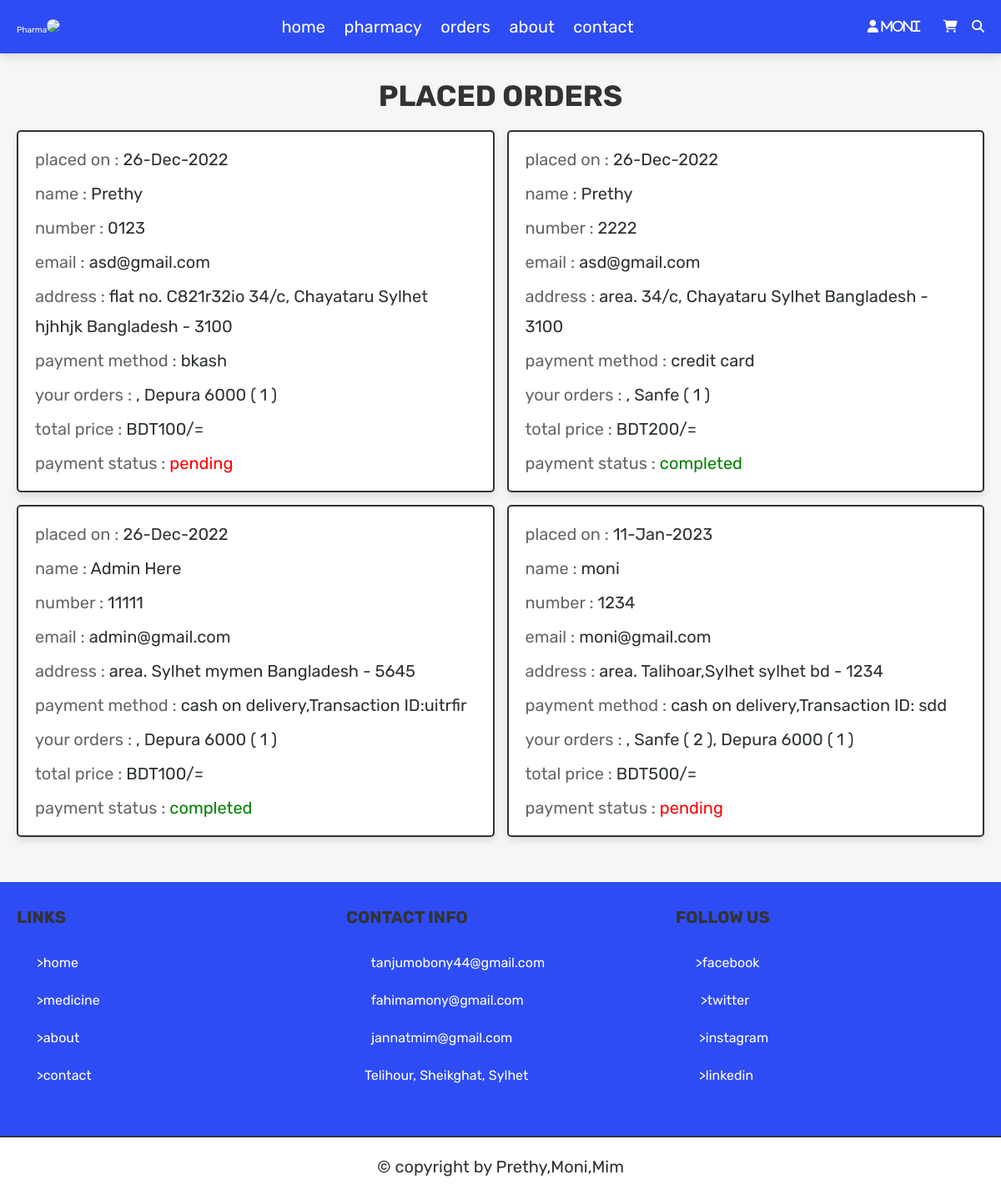
/orders.php (signed in), run on the app's committed database.
### tables this page shows
CREATE TABLE `users` (
  `id` int(100) NOT NULL,
  `name` varchar(100) NOT NULL,
  `email` varchar(100) NOT NULL,
  `address` varchar(500) NOT NULL,
  `birth` varchar(200) NOT NULL,
  `gender` varchar(500) NOT NULL,
  `password` varchar(100) NOT NULL,
  `user_type` varchar(20) NOT NULL DEFAULT 'user',
  `image` varchar(100) NOT NULL
);

CREATE TABLE `orders` (
  `id` int(100) NOT NULL,
  `user_id` int(100) NOT NULL,
  `name` varchar(100) NOT NULL,
  `number` varchar(12) NOT NULL,
  `email` varchar(100) NOT NULL,
  `method` varchar(50) NOT NULL,
  `address` varchar(500) NOT NULL,
  `total_products` varchar(1000) NOT NULL,
  `total_price` int(100) NOT NULL,
  `placed_on` varchar(50) NOT NULL,
  `payment_status` varchar(20) NOT NULL DEFAULT 'pending'
);

### orders.php (the view, shortened to what this page needs)
<?php
@include 'config.php';
$user_id = $_SESSION['user_id'];
?>
<!DOCTYPE html>
<html lang="en">
<head>
   <link rel="stylesheet" href="https://cdnjs.cloudflare.com/ajax/libs/font-awesome/6.1.1/css/all.min.css">
   <link rel="stylesheet" href="css/style.css">
</head>
<body>
<?php include 'header.php'; ?>
<section class="placed-orders">
   <h1 class="title">placed orders</h1>
   <div class="box-container">
   <?php
      $select_orders = $conn->prepare("SELECT * FROM `orders` WHERE user_id = ?");
      $select_orders->execute([$user_id]);
      if($select_orders->rowCount() > 0){
         while($fetch_orders = $select_orders->fetch(PDO::FETCH_ASSOC)){
   ?>
   <div class="box">
      <p> placed on : <span><?= $fetch_orders['placed_on']; ?></span> </p>
      <p> name : <span><?= $fetch_orders['name']; ?></span> </p>
      <p> number : <span><?= $fetch_orders['number']; ?></span> </p>
      <p> email : <span><?= $fetch_orders['email']; ?></span> </p>
      <p> address : <span><?= $fetch_orders['address']; ?></span> </p>
      <p> payment method : <span><?= $fetch_orders['method']; ?></span> </p>
      <p> your orders : <span><?= $fetch_orders['total_products']; ?></span> </p>
      <p> total price : <span>BDT<?= $fetch_orders['total_price']; ?>/=</span> </p>
      <p> payment status : <span style="color:<?php if($fetch_orders['payment_status'] == 'pending'){ echo 'red'; }else{ echo 'green'; }; ?>"><?= $fetch_orders['payment_status']; ?></span> </p>
   </div>
   <?php
      }
   }else{
      echo '<p class="empty">no orders placed yet!</p>';
   }
   ?>
   </div>
</section>
<?php include 'footer.php'; ?>
</body>
</html>

### header.php (shortened to what this page needs)
<header class="header">
   <div class="flex">
      <a href="home.php" >Pharma<img src="images/ba.webp"></a>
      <nav class="navbar">
         <a href="home.php">home</a>
         <a href="shop.php">pharmacy</a>
         <a href="orders.php">orders</a>
         <a href="about.php">about</a>
         <a href="contact.php">contact</a>
      </nav>
      <div class="icons">
      <?php
            $select_profile = $conn->prepare("SELECT * FROM `users` WHERE id = ?");
            $select_profile->execute([$user_id]);
            $fetch_profile = $select_profile->fetch(PDO::FETCH_ASSOC);
            ?>
         <div id="user-btn" class="fas fa-user"> <?= $fetch_profile['name']; ?></div> &nbsp;&nbsp;&nbsp;
         <a href="cart.php" class="fas fa-shopping-cart"></a>
         <a href="search_page.php" class="fas fa-search"></a>
      </div>
   </div>
</header>

### css/style.css (style rules this page uses)
:root { --gray:#2d3330; --orange:#f39c12; --blue:#2e4cf3; --red:#e74c3c; --black:#333; --light-color:#666; --white:#fff; --light-bg:#f6f6f6; --border:.2rem solid var(--black); --box-shadow:0 .5rem 1rem rgba(0,0,0,.1); }
* { font-family: 'Rubik', sans-serif; margin:0; padding:0; box-sizing: border-box; outline: none; border:none; text-decoration: none; color:var(--black); }
body { background-color: var(--light-bg); }
html { font-size: 62.5%; overflow-x: hidden; scroll-behavior: smooth; scroll-padding-top: 6.5rem; }
section { padding:3rem 2rem; max-width: 1200px; margin:0 auto; }
.title { text-align: center; margin-bottom: 2rem; text-transform: uppercase; color:var(--black); font-size: 3.5rem; }
.placed-orders .box-container { display: flex; flex-wrap: wrap; gap:1.5rem; align-items: flex-start; }
.placed-orders .box-container .box { padding:1rem 2rem; flex:1 1 40rem; border:var(--border); background-color: var(--white); box-shadow: var(--box-shadow); border-radius: .5rem; }
.placed-orders .box-container .box p { margin:.5rem 0; line-height: 1.8; font-size: 2rem; color:var(--light-color); }
.placed-orders .box-container .box p span { color:#2d3330; }

### header.php (style rules this page uses)
img { width: 80px; border-radius: 300px; }
.header { background: #2e4cf3; position: sticky; top:0; left:0; right:0; z-index: 1000; box-shadow: var(--box-shadow); }
.header .flex { display: flex; align-items: center; justify-content: space-between; padding:2rem; margin: 0 auto; max-width: 1200px; position: relative; }
.header .flex a { color: var(--white); }
.header .flex .navbar a { margin:0 1rem; font-size: 2rem; color:var(--white); }
.header .flex .icons > * { font-size: 1.5rem; color:var(--white); cursor: pointer; margin-left: 1.5rem; }

### data on the page
users: name "moni"
orders: placed_on "26-Dec-2022", name "Prethy", number "0123", email "asd@gmail.com", address "flat no. C821r32io 34/c, Chayataru Sylhet hjhhjk Bangladesh - 3100", method "bkash", total_products ", Depura 6000 ( 1 )", total_price "100", payment_status "pending"
orders: placed_on "26-Dec-2022", name "Prethy", number "2222", email "asd@gmail.com", address "area. 34/c, Chayataru Sylhet Bangladesh - 3100", method "credit card", total_products ", Sanfe ( 1 )", total_price "200", payment_status "completed"
orders: placed_on "26-Dec-2022", name "Admin Here", number "11111", email "admin@gmail.com", address "area. Sylhet mymen Bangladesh - 5645", method "cash on delivery,Transaction ID:uitrfir", total_products ", Depura 6000 ( 1 )", total_price "100", payment_status "completed"
orders: placed_on "11-Jan-2023", name "moni", number "1234", email "moni@gmail.com", address "area. Talihoar,Sylhet sylhet bd - 1234", method "cash on delivery,Transaction ID: sdd", total_products ", Sanfe ( 2 ), Depura 6000 ( 1 )", total_price "500", payment_status "pending"
